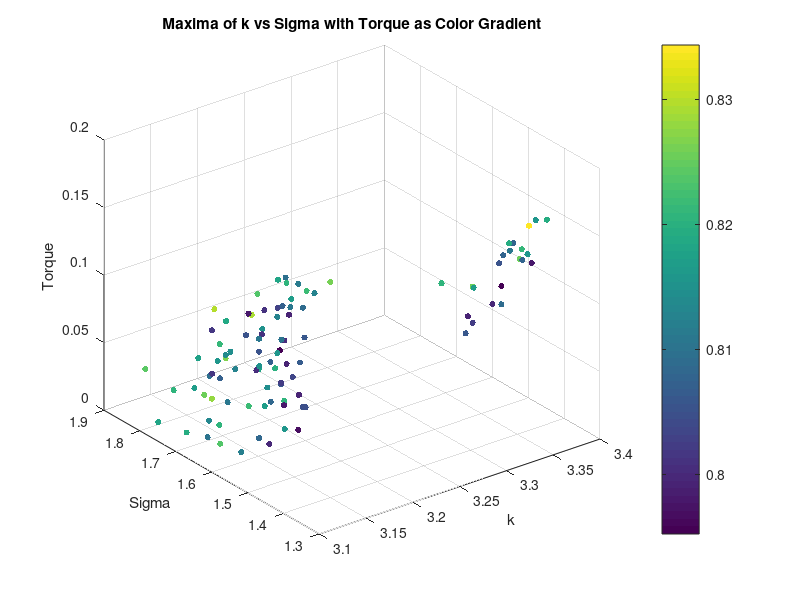
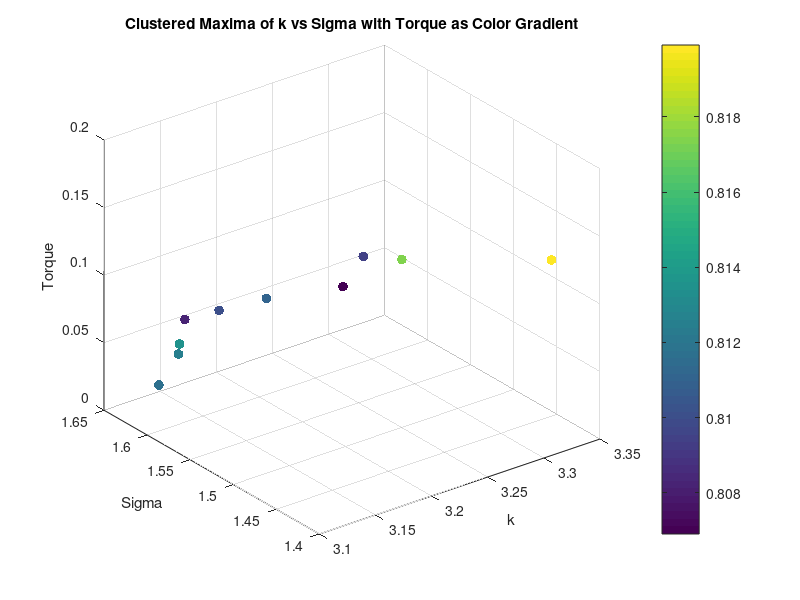
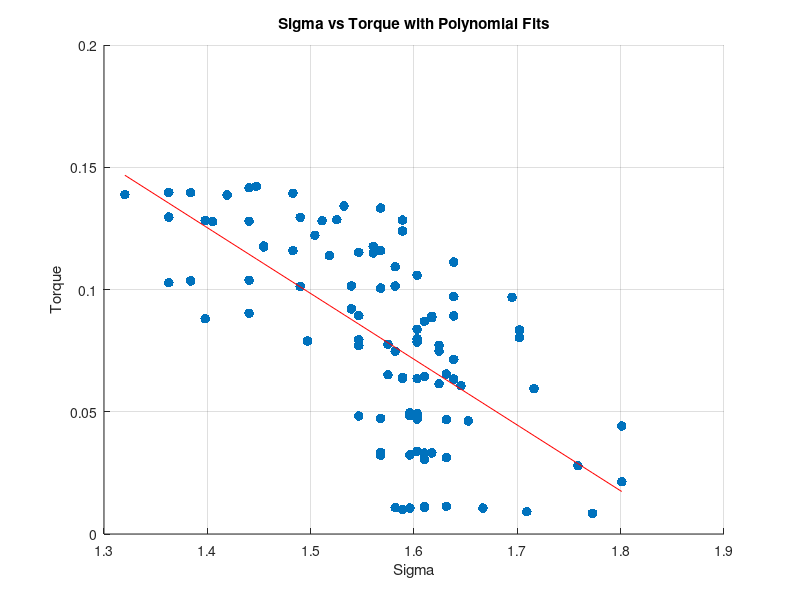
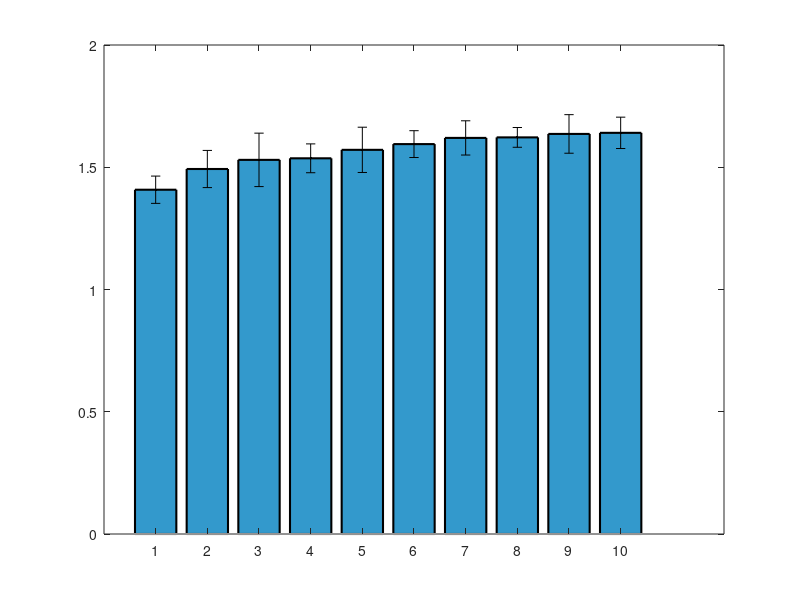

Here is the MATLAB script that generated these plots, in order: (Note: this script raises an error after producing the figures.)
clear all;
close all;


%% Torque Analysis
load('maxima_data.mat');
scatter3(maxima_k, maxima_sigma, torque_values, 20, maxima_corr, 'filled');
xlabel('k');
ylabel('Sigma');
zlabel('Torque');
title('Maxima of k vs Sigma with Torque as Color Gradient');
colorbar;
grid on;
% K means clustering of torque into 10 clusters, taking mean of each cluster k, sigma and corr too
[cluster_idx, cluster_centers] = kmeans(torque_values', 10);
% Take the mean of each cluster
torque_means = zeros(10, 1);
sigma_means = zeros(10, 1);
sigma_stds = zeros(10, 1);
k_means = zeros(10, 1);
corr_means = zeros(10, 1);
for i = 1:10
    torque_means(i) = mean(torque_values(cluster_idx == i));
    sigma_means(i) = mean(maxima_sigma(cluster_idx == i));
    k_means(i) = mean(maxima_k(cluster_idx == i));
    corr_means(i) = mean(maxima_corr(cluster_idx == i));
    sigma_stds(i) = std(maxima_sigma(cluster_idx == i));
end
% Plot the clusters
figure;
scatter3(k_means, sigma_means, torque_means, 50, corr_means, 'filled');
xlabel('k');
ylabel('Sigma');
zlabel('Torque');
title('Clustered Maxima of k vs Sigma with Torque as Color Gradient');
colorbar;
grid on;
% Ensure data is sorted for polyfit
[sigma_sorted, sort_idx] = sort(maxima_sigma);
torque_sorted = torque_values(sort_idx);
% Display correlation between torque and sigma
disp('Correlation between Torque and Sigma:');
disp(corr(torque_sorted', sigma_sorted'));
% Display correlation between torque and sigma^2
disp('Correlation between Torque and Sigma^2:');
disp(corr(torque_sorted', sigma_sorted'.^2));
% Polyfit for sigma vs torque (order 1 and 2)
p1_sigma = polyfit(sigma_sorted, torque_sorted, 1);
% Calculate fitted values and normalized MSE for sigma vs torque
fitted_torque_p1_sigma = polyval(p1_sigma, sigma_sorted);
mse_p1_sigma = mean((torque_sorted - fitted_torque_p1_sigma).^2);
nmse_p1_sigma = mse_p1_sigma / var(torque_sorted);
% Display results for sigma vs torque
disp('Sigma vs Torque:');
disp(['Order 1 nMSE: ', num2str(nmse_p1_sigma)]);
%display correlation between torque and sigma
% Plot for sigma vs torque with polynomial fits (first instance)
figure;
scatter(sigma_sorted, torque_sorted, 50, 'filled','DisplayName', 'Data');
hold on;
plot(sigma_sorted, fitted_torque_p1_sigma, '-r', 'DisplayName', ...
    ['Order 1 Fit: y = ', num2str(p1_sigma(1)), 'x + ', num2str(p1_sigma(2)), ...
    ', nMSE = ', num2str(nmse_p1_sigma)]);
xlabel('Sigma');
ylabel('Torque');
title('Sigma vs Torque with Polynomial Fits');
grid on;

%Plot means of sigma as bar plot with variance as error bars
figure;
[sorted_sigma_means,idx] = sort(sigma_means);
sorted_sigma_stds = sigma_stds(idx);
bar(sorted_sigma_means, 'FaceColor', [0.2 0.6 0.8], 'EdgeColor', 'k', 'LineWidth', 1.5);
% Set the x-ticks to the cluster indices
hold on;
errorbar(sorted_sigma_means,sorted_sigma_stds, 'k.', 'LineWidth', 1.5);
ylim([1.3 1.75]);

xlabel('Torque Number');
ylabel('Mean Sigma');

% % Ensure data is sorted for polyfit
% [sigma_sorted, sort_idx] = sort(sigma_means);
% torque_sorted = torque_means(sort_idx);
% %Display correlation between torque and sigma
% disp('Correlation between Torque and Sigma:');
% disp(corr(torque_sorted, sigma_sorted));
% %Display correlation between torque and sigma^2
% disp('Correlation between Torque and Sigma^2:');
% disp(corr(torque_sorted, sigma_sorted.^2));
% % Polyfit for sigma vs torque (order 1 and 2)
% p1_sigma = polyfit(sigma_sorted, torque_sorted, 1);
% p2_sigma = polyfit(sigma_sorted, torque_sorted, 2);
% % Calculate zitted values and normalized MSE for sigma vs torque
% fitted_torque_p1_sigma = polyval(p1_sigma, sigma_sorted);
% fitted_torque_p2_sigma = polyval(p2_sigma, sigma_sorted);
% mse_p1_sigma = mean((torque_sorted - fitted_torque_p1_sigma).^2);
% mse_p2_sigma = mean((torque_sorted - fitted_torque_p2_sigma).^2);
% nmse_p1_sigma = mse_p1_sigma / var(torque_sorted);
% nmse_p2_sigma = mse_p2_sigma / var(torque_sorted);
% % Display results for sigma vs torque
% disp('Sigma vs Torque:');
% disp(['Order 1 nMSE: ', num2str(nmse_p1_sigma)]);
% disp(['Order 2 nMSE: ', num2str(nmse_p2_sigma)]);
% % Plot for sigma vs torque with polynomial fits (second instance)
% figure;
% scatter(sigma_sorted, torque_sorted, 50, 'filled', 'DisplayName', 'Data');
% hold on;
% % plot(sigma_sorted, fitted_torque_p1_sigma, '-r', 'DisplayName', ...
% %     ['Order 1 Fit: y = ', num2str(p1_sigma(1)), 'x + ', num2str(p1_sigma(2)), ...
% %     ', nMSE = ', num2str(nmse_p1_sigma)]);
% % plot(sigma_sorted, fitted_torque_p2_sigma, '--g', 'DisplayName', ...
% %     ['Order 2 Fit: y = ', num2str(p2_sigma(1)), 'x^2 + ', num2str(p2_sigma(2)), ...
% %     'x + ', num2str(p2_sigma(3)), ', nMSE = ', num2str(nmse_p2_sigma)]);
% xlabel('Sigma');
% ylabel('Torque');
% title('Sigma vs Torque with Polynomial Fits');
% grid on;



% %% Diameter Analysis
% % Saved as diameter_value, k_values(max_k_idx), sigma_values(max_sigma_idx), max_val
% load('maxima_data_Diam.mat');

% figure;
% scatter3(maxima_matrix(:, 2), maxima_matrix(:, 3), maxima_matrix(:, 1), 50, maxima_matrix(:, 1), 'filled'); 
% xlabel('k');
% ylabel('Sigma');
% zlabel('Diameter');
% title('Maxima of k vs Sigma with Diameter as Color Gradient');
% colorbar;
% grid on;

% % K vs d
% % Ensure data is sorted for polyfit
% [k_sorted, sort_idx] = sort(maxima_matrix(:, 2));
% d_sorted = maxima_matrix(sort_idx, 1);
% % Display correlation between d and k
% disp('Correlation between Diameter and k:');
% disp(corr(d_sorted, k_sorted));

% %plot for k vs diam with polynomial fits
% figure;
% scatter(k_sorted, d_sorted, 50, 'filled', 'DisplayName', 'Data');
% grid on;
% hold on;
% p1_k = polyfit(k_sorted, d_sorted, 1);
% fitted_d_p1_k = polyval(p1_k, k_sorted);
% mse_p1_k = mean((d_sorted - fitted_d_p1_k).^2);
% nmse_p1_k = mse_p1_k / var(d_sorted);
% disp('Diameter vs k:');
% disp(['Order 1 nMSE: ', num2str(nmse_p1_k)]);
% % plot(k_sorted, fitted_d_p1_k, '-r', 'DisplayName', ...
% %     ['Order 1 Fit: y = ', num2str(p1_k(1)), 'x + ', num2str(p1_k(2)), ...
% %     ', nMSE = ', num2str(nmse_p1_k)]);
% xlabel('k');
% ylabel('Diameter');
% title('k vs Diameter with Polynomial Fits');


% % Compute mean and std of sigma for each unique diameter
% unique_diameters = unique(maxima_matrix(:, 1));
% sigma_means_diameter = zeros(size(unique_diameters));
% sigma_stds_diameter = zeros(size(unique_diameters));

% for i = 1:length(unique_diameters)
%     sigma_values_for_diameter = maxima_matrix(maxima_matrix(:, 1) == unique_diameters(i), 3);
%     sigma_means_diameter(i) = mean(sigma_values_for_diameter);
%     sigma_stds_diameter(i) = std(sigma_values_for_diameter);
% end

% % Bar plot of mean sigma with error bars for each diameter
% figure;
% bar(unique_diameters, sigma_means_diameter, 'FaceColor', [0.2 0.6 0.8], 'EdgeColor', 'k', 'LineWidth', 1.5);
% hold on;
% errorbar(unique_diameters, sigma_means_diameter, sigma_stds_diameter, 'k.', 'LineWidth', 1.5);
% xlabel('Diameter');
% ylabel('Mean Sigma');
% title('Mean Sigma for Each Diameter with Error Bars');
% grid on;
